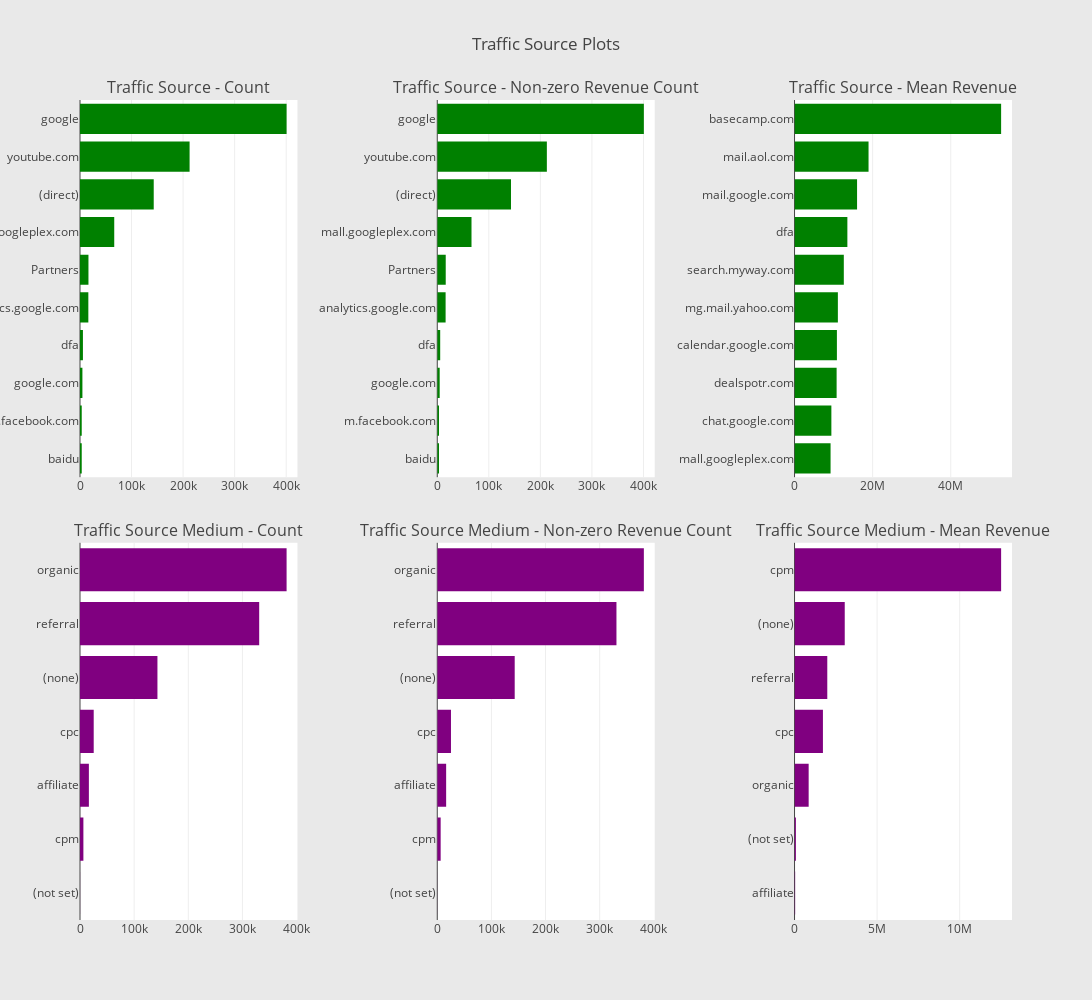

This figure's notebook cell:
### Markdown cell above
## 流量源

### Code cell
# Source
cnt_srs = train_df.groupby('trafficSource.source')['totals.transactionRevenue'].agg(['size', 'count', 'mean'])
cnt_srs.columns = ["count", "count of non-zero revenue", "mean"]
cnt_srs = cnt_srs.sort_values(by="count", ascending=False)
trace1 = horizontal_bar_chart(cnt_srs["count"].head(10), 'green')
trace2 = horizontal_bar_chart(cnt_srs.sort_values(by="count of non-zero revenue", ascending=False)["count of non-zero revenue"].head(10), 'green')
trace3 = horizontal_bar_chart(cnt_srs.sort_values(by="mean", ascending=False)["mean"].head(10), 'green')

# Medium
cnt_srs = train_df.groupby('trafficSource.medium')['totals.transactionRevenue'].agg(['size', 'count', 'mean'])
cnt_srs.columns = ["count", "count of non-zero revenue", "mean"]
cnt_srs = cnt_srs.sort_values(by="count", ascending=False)
trace4 = horizontal_bar_chart(cnt_srs["count"], 'purple')
trace5 = horizontal_bar_chart(cnt_srs.sort_values(by="count of non-zero revenue", ascending=False)["count of non-zero revenue"], 'purple')
trace6 = horizontal_bar_chart(cnt_srs.sort_values(by="mean", ascending=False)["mean"], 'purple')



# Creating two subplots
fig = tools.make_subplots(rows=2, cols=3, vertical_spacing=0.08, horizontal_spacing=0.15, 
                          subplot_titles=["Traffic Source - Count", "Traffic Source - Non-zero Revenue Count", "Traffic Source - Mean Revenue",
                                          "Traffic Source Medium - Count",  "Traffic Source Medium - Non-zero Revenue Count", "Traffic Source Medium - Mean Revenue"
                                          ])

fig.append_trace(trace1, 1, 1)
fig.append_trace(trace2, 1, 2)
fig.append_trace(trace3, 1, 3)
fig.append_trace(trace4, 2, 1)
fig.append_trace(trace5, 2, 2)
fig.append_trace(trace6, 2, 3)

fig['layout'].update(height=1000, width=1200, paper_bgcolor='rgb(233,233,233)', title="Traffic Source Plots")
py.iplot(fig, filename='traffic-source-plots')

### Figure 1 — Plotly figure (JSON) as saved in the notebook; plotly's stock layout.template omitted (floating-point values rounded to 4 significant figures)
{"data": [{"marker": {"color": "green"}, "orientation": "h", "showlegend": false, "type": "bar", "uid": "7d35eb18-c3ee-11e8-baaa-ac2b6e075656", "x": [3356, 3365, 4669, 5686, 16172, 16411, 66416, 143028, 212602, 400788], "xaxis": "x", "y": ["baidu", "m.facebook.com", "google.com", "dfa", "analytics.google.com", "Partners", "mall.googleplex.com", "(direct)", "youtube.com", "google"], "yaxis": "y"}, {"marker": {"color": "green"}, "orientation": "h", "showlegend": false, "type": "bar", "uid": "7d365ff8-c3ee-11e8-8f38-ac2b6e075656", "x": [3356, 3365, 4669, 5686, 16172, 16411, 66416, 143028, 212602, 400788], "xaxis": "x2", "y": ["baidu", "m.facebook.com", "google.com", "dfa", "analytics.google.com", "Partners", "mall.googleplex.com", "(direct)", "youtube.com", "google"], "yaxis": "y2"}, {"marker": {"color": "green"}, "orientation": "h", "showlegend": false, "type": "bar", "uid": "7d36d4cc-c3ee-11e8-9de2-ac2b6e075656", "x": [9229000.0, 9433000.0, 10780000.0, 10848000, 11100000.0, 12617500, 13530000.0, 16010000.0, 18950000, 52900000], "xaxis": "x3", "y": ["mall.googleplex.com", "chat.google.com", "dealspotr.com", "calendar.google.com", "mg.mail.yahoo.com", "search.myway.com", "dfa", "mail.google.com", "mail.aol.com", "basecamp.com"], "yaxis": "y3"}, {"marker": {"color": "purple"}, "orientation": "h", "showlegend": false, "type": "bar", "uid": "7d3749d0-c3ee-11e8-8e25-ac2b6e075656", "x": [120, 6262, 16403, 25326, 143026, 330955, 381561], "xaxis": "x4", "y": ["(not set)", "cpm", "affiliate", "cpc", "(none)", "referral", "organic"], "yaxis": "y4"}, {"marker": {"color": "purple"}, "orientation": "h", "showlegend": false, "type": "bar", "uid": "7d379798-c3ee-11e8-a9fa-ac2b6e075656", "x": [120, 6262, 16403, 25326, 143026, 330955, 381561], "xaxis": "x5", "y": ["(not set)", "cpm", "affiliate", "cpc", "(none)", "referral", "organic"], "yaxis": "y5"}, {"marker": {"color": "purple"}, "orientation": "h", "showlegend": false, "type": "bar", "uid": "7d380cb4-c3ee-11e8-9a23-ac2b6e075656", "x": [36420.0, 83250, 855400.0, 1720000.0, 1983000.0, 3040000.0, 12510000.0], "xaxis": "x6", "y": ["affiliate", "(not set)", "organic", "cpc", "referral", "(none)", "cpm"], "yaxis": "y6"}], "layout": {"annotations": [{"font": {"size": 16}, "showarrow": false, "text": "Traffic Source - Count", "x": 0.1167, "xanchor": "center", "xref": "paper", "y": 1, "yanchor": "bottom", "yref": "paper"}, {"font": {"size": 16}, "showarrow": false, "text": "Traffic Source - Non-zero Revenue Count", "x": 0.5, "xanchor": "center", "xref": "paper", "y": 1, "yanchor": "bottom", "yref": "paper"}, {"font": {"size": 16}, "showarrow": false, "text": "Traffic Source - Mean Revenue", "x": 0.8833, "xanchor": "center", "xref": "paper", "y": 1, "yanchor": "bottom", "yref": "paper"}, {"font": {"size": 16}, "showarrow": false, "text": "Traffic Source Medium - Count", "x": 0.1167, "xanchor": "center", "xref": "paper", "y": 0.46, "yanchor": "bottom", "yref": "paper"}, {"font": {"size": 16}, "showarrow": false, "text": "Traffic Source Medium - Non-zero Revenue Count", "x": 0.5, "xanchor": "center", "xref": "paper", "y": 0.46, "yanchor": "bottom", "yref": "paper"}, {"font": {"size": 16}, "showarrow": false, "text": "Traffic Source Medium - Mean Revenue", "x": 0.8833, "xanchor": "center", "xref": "paper", "y": 0.46, "yanchor": "bottom", "yref": "paper"}], "height": 1000, "paper_bgcolor": "rgb(233,233,233)", "title": "Traffic Source Plots", "width": 1200, "xaxis": {"anchor": "y", "domain": [0, 0.2333]}, "xaxis2": {"anchor": "y2", "domain": [0.3833, 0.6167]}, "xaxis3": {"anchor": "y3", "domain": [0.7667, 1.0]}, "xaxis4": {"anchor": "y4", "domain": [0, 0.2333]}, "xaxis5": {"anchor": "y5", "domain": [0.3833, 0.6167]}, "xaxis6": {"anchor": "y6", "domain": [0.7667, 1.0]}, "yaxis": {"anchor": "x", "domain": [0.54, 1]}, "yaxis2": {"anchor": "x2", "domain": [0.54, 1]}, "yaxis3": {"anchor": "x3", "domain": [0.54, 1]}, "yaxis4": {"anchor": "x4", "domain": [0, 0.46]}, "yaxis5": {"anchor": "x5", "domain": [0, 0.46]}, "yaxis6": {"anchor": "x6", "domain": [0, 0.46]}}}
